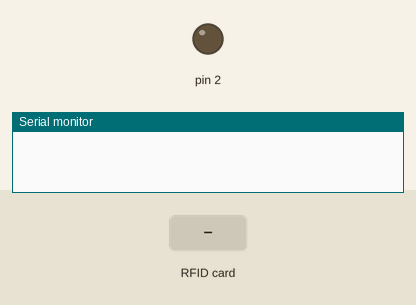
Recording of a sketch running on a simulated Arduino Uno, built with avr-gcc and run on an emulated ATmega328P. Shown: output pins drawn as LEDs (lit = HIGH), the last lines printed to the serial monitor. Inputs (shaded band) come from the test bench. Pins used as bus, display or sensor lines are not drawn.

Above: at 1.2 s.
1.3 s: RFID card E2 41 70 1B held to the reader
At 1.7 s:
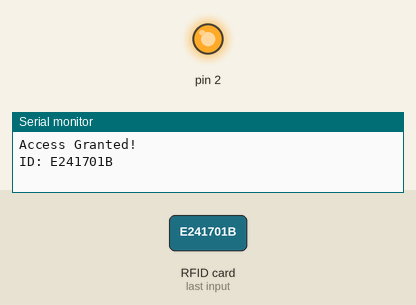
4.3 s: RFID card 5E 7A 19 C4 held to the reader
Timing chart, 0 to 7.3 s (numbered marks = the images above; inputs shaded):
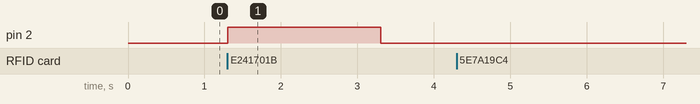

Measured:
- after the input at 1.3 s, pin 2: LOW → HIGH at once, → LOW 2.0 s later

The sketch:

RFID-RC522.ino
```cpp
#include "SPI.h"
#include "MFRC522.h"

#define RST_PIN 9 // RES pin
#define SS_PIN  10 // SDA (SS) pin

byte readCard[4];
String cardID = "E241701B"; // remplacer par l'ID de votre tag
String tagID = "";

MFRC522 mfrc522(SS_PIN, RST_PIN);

void setup() {
  Serial.begin(9600);
  SPI.begin();
  mfrc522.PCD_Init();
  pinMode(2, OUTPUT);
}

void loop() {
  while (getID()) {
    if (tagID == cardID) {
      Serial.println("Access Granted!");
      digitalWrite(2, HIGH);
    }
    else {
      Serial.println("Access Denied!");
    }
    Serial.print("ID: ");
    Serial.println(tagID);
    delay(2000);
    digitalWrite(2, LOW);
  }
}

boolean getID() {
  if (! mfrc522.PICC_IsNewCardPresent()) {
    return false;
  }

  if (! mfrc522.PICC_ReadCardSerial()) {
    return false;
  }

  tagID = "";

  for (uint8_t i = 0; i < 4; i++) {
    tagID.concat(String(mfrc522.uid.uidByte[i], HEX));
  }

  tagID.toUpperCase();
  mfrc522.PICC_HaltA();
  return true;
}
```
